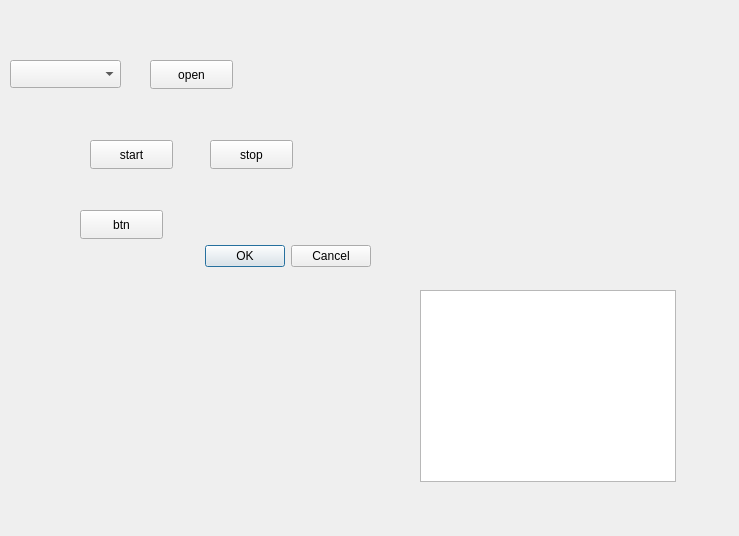
<?xml version="1.0" encoding="UTF-8"?>
<ui version="4.0">
 <class>COMportAdd</class>
 <widget class="QDialog" name="COMportAdd">
  <property name="geometry">
   <rect>
    <x>0</x>
    <y>0</y>
    <width>739</width>
    <height>536</height>
   </rect>
  </property>
  <property name="windowTitle">
   <string>Dialog</string>
  </property>
  <widget class="QDialogButtonBox" name="buttonBox">
   <property name="geometry">
    <rect>
     <x>30</x>
     <y>240</y>
     <width>341</width>
     <height>32</height>
    </rect>
   </property>
   <property name="orientation">
    <enum>Qt::Orientation::Horizontal</enum>
   </property>
   <property name="standardButtons">
    <set>QDialogButtonBox::StandardButton::Cancel|QDialogButtonBox::StandardButton::Ok</set>
   </property>
  </widget>
  <widget class="QComboBox" name="cmbPorts">
   <property name="geometry">
    <rect>
     <x>10</x>
     <y>60</y>
     <width>111</width>
     <height>28</height>
    </rect>
   </property>
  </widget>
  <widget class="QPushButton" name="btnOpenPort">
   <property name="geometry">
    <rect>
     <x>150</x>
     <y>60</y>
     <width>83</width>
     <height>29</height>
    </rect>
   </property>
   <property name="text">
    <string>open</string>
   </property>
  </widget>
  <widget class="QPushButton" name="btnStart">
   <property name="geometry">
    <rect>
     <x>90</x>
     <y>140</y>
     <width>83</width>
     <height>29</height>
    </rect>
   </property>
   <property name="text">
    <string>start</string>
   </property>
  </widget>
  <widget class="QPushButton" name="btnStop">
   <property name="geometry">
    <rect>
     <x>210</x>
     <y>140</y>
     <width>83</width>
     <height>29</height>
    </rect>
   </property>
   <property name="text">
    <string>stop</string>
   </property>
  </widget>
  <widget class="QPushButton" name="btnChangeSpeed">
   <property name="geometry">
    <rect>
     <x>80</x>
     <y>210</y>
     <width>83</width>
     <height>29</height>
    </rect>
   </property>
   <property name="text">
    <string>btn</string>
   </property>
  </widget>
  <widget class="QListWidget" name="lstMessages">
   <property name="geometry">
    <rect>
     <x>420</x>
     <y>290</y>
     <width>256</width>
     <height>192</height>
    </rect>
   </property>
  </widget>
 </widget>
 <resources/>
 <connections>
  <connection>
   <sender>buttonBox</sender>
   <signal>accepted()</signal>
   <receiver>COMportAdd</receiver>
   <slot>accept()</slot>
   <hints>
    <hint type="sourcelabel">
     <x>248</x>
     <y>254</y>
    </hint>
    <hint type="destinationlabel">
     <x>157</x>
     <y>274</y>
    </hint>
   </hints>
  </connection>
  <connection>
   <sender>buttonBox</sender>
   <signal>rejected()</signal>
   <receiver>COMportAdd</receiver>
   <slot>reject()</slot>
   <hints>
    <hint type="sourcelabel">
     <x>316</x>
     <y>260</y>
    </hint>
    <hint type="destinationlabel">
     <x>286</x>
     <y>274</y>
    </hint>
   </hints>
  </connection>
 </connections>
</ui>
